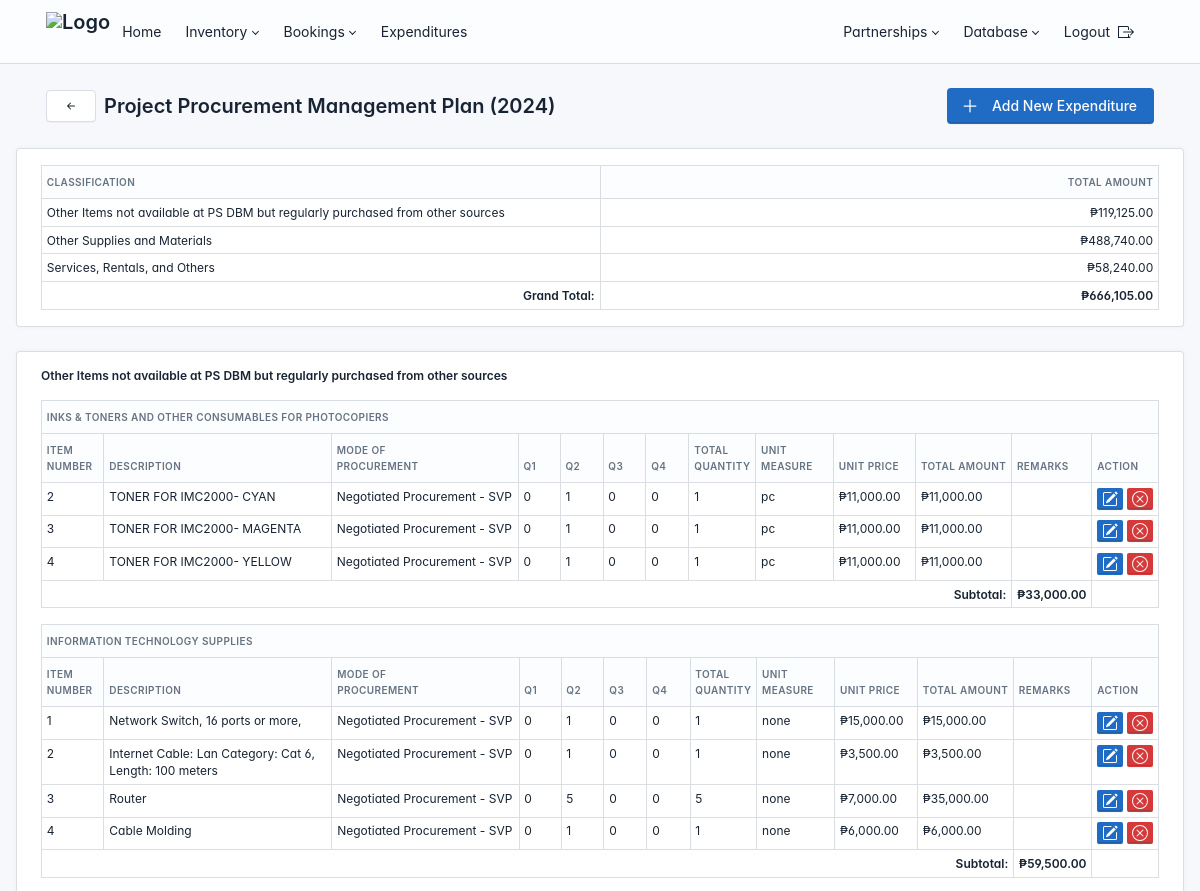
/administrator/years/1/ (signed in, upper part), run on an earlier commit of the app's database.
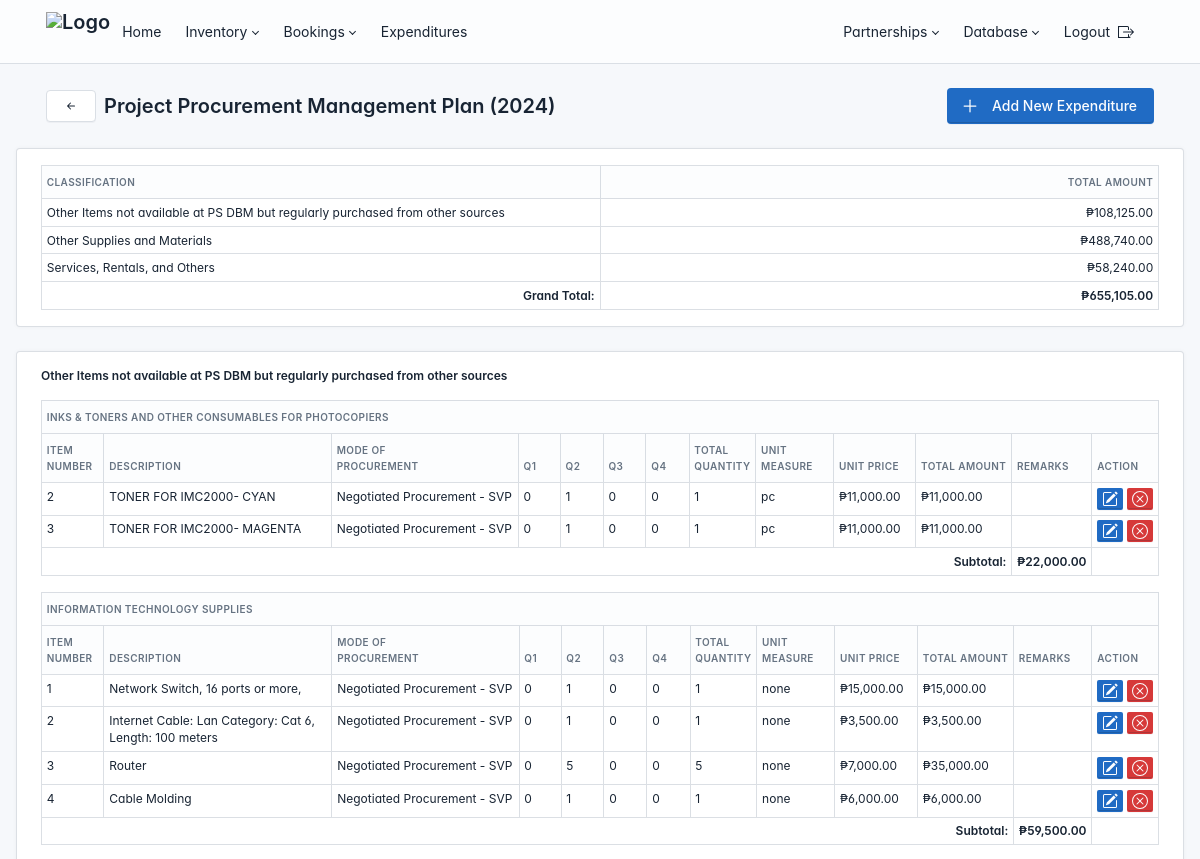
And on a later commit of the database.
### administrator/models.py (models this page shows, shortened)
class Expenditure(models.Model):
    CLASSIFICATION_CHOICES = [
        ('Other Items not available at PS DBM but regularly purchased from other sources', 'Other Items not available at PS DBM but regularly purchased from other sources'),
        ('Other Supplies and Materials', 'Other Supplies and Materials'),
        ('Services, Rentals, and Others', 'Services, Rentals, and Others'),
        ('Capital Outlay', 'Capital Outlay'),
    ]
    classification = models.CharField(max_length=200, choices=CLASSIFICATION_CHOICES)
    expenditure_type = models.CharField(max_length=200)
    item_number = models.PositiveIntegerField()  # Logic for    unique numbering in the model's save() method
    description = models.TextField()
    mode_of_procurement = models.CharField(max_length=200)
    quarter1 = models.PositiveIntegerField(default=0)
    quarter2 = models.PositiveIntegerField(default=0)
    quarter3 = models.PositiveIntegerField(default=0)
    quarter4 = models.PositiveIntegerField(default=0)
    total_quantity = models.PositiveIntegerField(editable=False, default=0)
    unit_of_measure = models.CharField(max_length=100)
    unit_price = models.DecimalField(max_digits=10, decimal_places=2)
    total_amount = models.DecimalField(max_digits=15, decimal_places=2, editable=False, default=0.00)
    remarks = models.TextField(blank=True, null=True)
    year = models.ForeignKey(Year, on_delete=models.CASCADE, null=True, blank=True)
    def save(self, *args, **kwargs):
        self.total_quantity = self.quarter1 + self.quarter2 + self.quarter3 + self.quarter4
        self.total_amount = self.total_quantity * self.unit_price
        if not self.pk:  # Only assign on create
            similar_items = Expenditure.objects.filter(
                classification=self.classification,
                expenditure_type=self.expenditure_type,
                year=self.year  # Include year in the filter
            ).count()
            self.item_number = similar_items + 1
        super().save(*args, **kwargs)

### administrator/views.py (the view)
# urls.py: path('years/<int:year_id>/', views.year_detail, name='year_detail'),
def year_detail(request, year_id):
    year = get_object_or_404(Year, id=year_id)
    expenditures = Expenditure.objects.filter(year=year).order_by("classification", "expenditure_type", "item_number")
    grouped_expenditures = {}
    subtotals = defaultdict(lambda: defaultdict(lambda: Decimal(0)))
    totals_per_classification = defaultdict(Decimal)
    grand_total = Decimal(0)
    for expenditure in expenditures:
        classification = expenditure.classification
        expenditure_type = expenditure.expenditure_type
        if classification not in grouped_expenditures:
            grouped_expenditures[classification] = {}
        if expenditure_type not in grouped_expenditures[classification]:
            grouped_expenditures[classification][expenditure_type] = []
        grouped_expenditures[classification][expenditure_type].append(expenditure)
        subtotals[classification][expenditure_type] += Decimal(expenditure.total_amount)
        totals_per_classification[classification] += Decimal(expenditure.total_amount)
        grand_total += Decimal(expenditure.total_amount)
    context = {
    "grouped_expenditures": grouped_expenditures,
    "subtotals": {k: dict(v) for k, v in subtotals.items()},  # Convert nested defaultdict to dict
    "totals_per_classification": dict(totals_per_classification),  # Convert defaultdict to dict
    "grand_total": grand_total,
    "classification_choices": Expenditure.CLASSIFICATION_CHOICES,
    "selected_year": year,
    }
    return render(request, "administrator/year_detail.html", context)

### administrator/templatetags/custom_filters.py (called while the page is built)
@register.filter
def get_item(value, key):
    if isinstance(value, dict):  # Check if the value is a dictionary
        return value.get(key, 0)  # Return 0 if the key is not found
    return value  # Return the value as-is if it's not a dictionary

### templates/administrator/year_detail.html (shortened to what the changed rows need)
{% extends "administrator/base.html" %}
{% load custom_filters %}
{% load humanize %}
{% block content %}
<div class="page-wrapper">
    <div class="page-header d-print-none">
        <div class="container-xl">
            <div class="row g-2 align-items-center">
                <div class="col d-flex align-items-center">
                    <h2 class="page-title mx-2">
                        Project Procurement Management Plan  ({{ selected_year.year}})
                    </h2>
                </div>
            </div>
        </div>
    </div>
    <div class="page-body container-fluid">
        {% if grouped_expenditures %}
        <div class="card mb-4">
            <div class="card-body">
                <div class="table-responsive ">
                    <table class="table table-sm table-bordered table-fixed w-100 table-hover">
                        <thead>
                            <tr>
                                <th class="w-50">Classification</th>
                                <th class="w-50 text-end">Total Amount</th>
                            </tr>
                        </thead>
                        <tbody>
                            {% for classification, total in totals_per_classification.items %}
                                <tr>
                                    <td>{{ classification }}</td>
                                    <td class="text-end">₱{{ total|floatformat:2|intcomma }}</td>
                                </tr>
                            {% endfor %}
                            <tr class="fw-bold">
                                <td class="text-end">Grand Total:</td>
                                <td class="text-end">₱{{ grand_total|floatformat:2|intcomma }}</td>
                            </tr>
                        </tbody>
                    </table>
                </div>
            </div>
        </div>
        <div class="card">
            <div class="card-body">
                {% for classification, expenditures in grouped_expenditures.items %}
                    <h5 class="classification-heading">{{ classification }}</h5>
                    {% for expenditure_type, items in expenditures.items %}
                        <div class="table-responsive mb-3">
                            <table class="table table-sm table-hover table-bordered">
                                <thead>
                                    <tr>
                                        <th colspan="13">{{ expenditure_type }}</th>
                                    </tr>
                                    <tr>
                                        <th>Item<br>Number</th>
                                        <th>Description</th>
                                        <th>Mode of<br>Procurement</th>
                                        <th>Q1</th>
                                        <th>Q2</th>
                                        <th>Q3</th>
                                        <th>Q4</th>
                                        <th>Total<br>Quantity</th>
                                        <th>Unit<br>Measure</th>
                                        <th>Unit Price</th>
                                        <th>Total Amount</th>
                                        <th>Remarks</th>
                                        <th>Action</th>
                                    </tr>
                                </thead>
                                <tbody>
                                    {% for item in items %}
                                            <td>{{ item.item_number }}</td>
                                            <td>{{ item.description }}</td>
                                            <td>{{ item.mode_of_procurement }}</td>
                                            <td>{{ item.quarter1 }}</td>
                                            <td>{{ item.quarter2 }}</td>
                                            <td>{{ item.quarter3 }}</td>
                                            <td>{{ item.quarter4 }}</td>
                                            <td>{{ item.total_quantity }}</td>
                                            <td>{{ item.unit_of_measure }}</td>
                                            <td>₱{{ item.unit_price|floatformat:2|intcomma }}</td>
                                            <td>₱{{ item.total_amount|floatformat:2|intcomma }}</td>
                                            <td>{{ item.remarks }}</td>
                                            <td>
                                                <div class="d-flex gap-1">
                                                    <button
                                                        class="btn btn-primary btn-sm edit-btn"
                                                        data-id="{{ item.id }}"
                                                        data-classification="{{ item.classification }}"
                                                        data-expenditure_type="{{ item.expenditure_type }}"
                                                        data-description="{{ item.description }}"
                                                        data-mode_of_procurement="{{ item.mode_of_procurement }}"
                                                        data-quarter1="{{ item.quarter1 }}"
                                                        data-quarter2="{{ item.quarter2 }}"
                                                        data-quarter3="{{ item.quarter3 }}"
                                                        data-quarter4="{{ item.quarter4 }}"
                                                        data-unit_of_measure="{{ item.unit_of_measure }}"
                                                        data-unit_price="{{ item.unit_price }}"
                                                        data-remarks="{{ item.remarks }}"
                                                        data-url="{% url 'edit_expenditure' item.id %}"
                                                        data-bs-toggle="modal"
                                                        data-bs-target="#edit-modal">
                                                    </button>
                                                    <button
                                                        class="btn btn-danger btn-sm delete-btn"
                                                        data-id="{{ item.id }}"
                                                        data-description="{{ item.description }}"
                                                        data-url="{% url 'delete_expenditure' item.id %}"
                                                        data-bs-toggle="modal"
                                                        data-bs-target="#modal-danger">
                                                    </button>
                                                </div>
                                            </td>
                                    {% endfor %}
                                    <tr class="fw-bold">
                                        <td colspan="11" class="text-end">Subtotal:</td>
                                        <td>₱{{ subtotals|get_item:classification|get_item:expenditure_type|floatformat:2|intcomma }}</td>
                                        <td></td>
                                    </tr>
                                </tbody>
                            </table>
                        </div>
                    {% endfor %}
                {% endfor %}
            </div>
        </div>
        {% endif %}
    </div>
</div>
{% endblock %}

What changed in the data, as far as the page shows it:
removed Expenditure: item_number "4", description "TONER FOR IMC2000- YELLOW", mode_of_procurement "Negotiated Procurement - SVP", quarter1 "0", quarter2 "1", quarter3 "0", quarter4 "0", total_quantity "1", unit_of_measure "pc", unit_price "11,000.00", total_amount "11,000.00", shown under "INKS & TONERS AND OTHER CONSUMABLES FOR PHOTOCOPIERS"
computed for Expenditure "TONER FOR IMC2000- CYAN": classification+expenditure_type "33,000.00" → "22,000.00"
Also different on the page:
{{ grand_total|floatformat:2|intcomma }}: "666,105.00" → "655,105.00"
new list line: "Other Items not available at PS DBM but regularly purchased from other sources"
new list line: "₱ 108,125.00"
list line gone: "Other Items not available at PS DBM but regularly purchased from other sources"
list line gone: "₱ 119,125.00"
